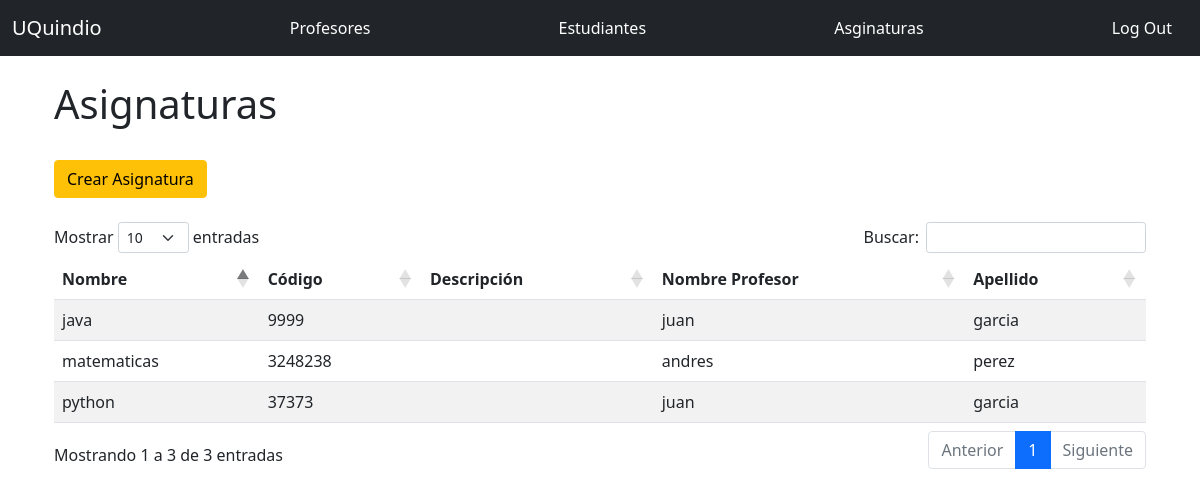
The page /admin/courses (signed in) on the database its author committed.
### app.py (models this page shows, shortened)
class Course(db.Model):
    __tablename__ = 'courses'
    id = db.Column(db.Integer, primary_key=True)
    name = db.Column(db.String(64), unique=True, index=True)
    code = db.Column(db.String(64), unique=True, index=True)
    about = db.Column(db.String(128))
    teacher_id = db.Column(db.Integer,db.ForeignKey(Teacher.id))

class Teacher(UserMixin, db.Model):
    __tablename__ = 'teachers'
    id = db.Column(db.Integer, primary_key = True)
    email = db.Column(db.String(64), unique=True, index=True)
    username = db.Column(db.String(64), unique=True, index=True)
    name = db.Column(db.String(64))
    last_name = db.Column(db.String(64))
    cc = db.Column(db.Integer, unique=True, index=True)
    age = db.Column(db.Integer)
    genre = db.Column(db.CHAR)
    password_hash = db.Column(db.String(128))
    role_id = db.Column(db.Integer, db.ForeignKey('roles.id'))
    course_list = db.relationship("Course",uselist=True, backref="teacher",lazy="subquery")
    @property
    def password(self):
        raise AttributeError('password no es un atributo legible')

### app.py (the view)
@app.route('/admin/courses', methods=['GET', 'POST'])
@login_required
@require_role(role="Admin")
def admin_courses():
    result = db.session.execute('Select courses.id As course_id, courses.name As course_name, courses.code As course_code, courses.about As courses_about, teachers.name As teacher_name, teachers.last_name As teacher_last_name From courses Inner Join teachers On teachers.id = courses.teacher_id')
    return render_template('admin_courses.html', result=result)

### app.py (called while the page is built)
def require_role(role):
    def decorator(func):
        @wraps(func)
        def wrapped_function(*args, **kwargs):
            if not session['account_type'] == role:
                return redirect("/404")
            else:
                return func(*args, **kwargs)
        return wrapped_function
    return decorator

@login_manager.user_loader
def load_user(user_id):
    if session['account_type'] == 'Student':
        return User.query.get(int(user_id))
    elif session['account_type'] == 'Teacher':
        return Teacher.query.get(int(user_id))
    elif session['account_type'] == 'Admin':
        return Admin.query.get(int(user_id))
    else:
      return None

### templates/admin_courses.html (shortened to what this page needs)
{% extends "base.html" %}
{% from "_macros.html" import render_modal_asign with context %}
{% from "_macros.html" import render_field with context %}
{% block page_content %}
    <div class="page-header">
        <h1>Asignaturas </h1>
        <br/>
    </div>
    <a href="{{ url_for('admin_students_create') }}">
      <span class="btn btn-warning ">Crear Asignatura</span></a>
    <br/>
    <br/>
        <table id="data2" class="table table-striped">
          <thead>
            <tr>
              <th>Nombre</th>
              <th>Código</th>
              <th>Descripción</th>
              <th>Nombre Profesor</th>
              <th>Apellido</th>
            </tr>
          </thead>
          <tbody>
            {% for r2 in result %}
              <tr>
                <td>{{ r2.course_name }}</td>
                <td>{{ r2.course_code }}</td>
                <td>{{ r2.course_about }}</td>
                <td>{{ r2.teacher_name }}</td>
                <td>{{ r2.teacher_last_name }}</td>
              </tr>
            {% endfor %}
          </tbody>
        </table>
{% endblock %}

### rows shown on the page
Course: course_name "python", course_code "37373", teacher_name "juan", teacher_last_name "garcia"
Course: course_name "java", course_code "9999", teacher_name "juan", teacher_last_name "garcia"
Course: course_name "matematicas", course_code "3248238", teacher_name "andres", teacher_last_name "perez"
